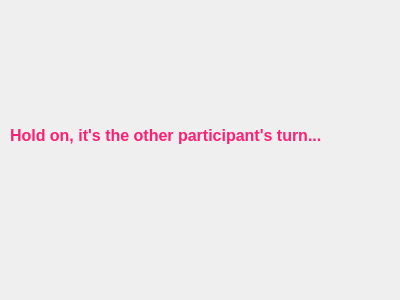
<?xml version="1.0" encoding="UTF-8"?>
<ui version="4.0">
 <class>Dialog</class>
 <widget class="QDialog" name="Dialog">
  <property name="windowModality">
   <enum>Qt::ApplicationModal</enum>
  </property>
  <property name="geometry">
   <rect>
    <x>0</x>
    <y>0</y>
    <width>400</width>
    <height>300</height>
   </rect>
  </property>
  <property name="focusPolicy">
   <enum>Qt::StrongFocus</enum>
  </property>
  <property name="windowTitle">
   <string>Just a second...</string>
  </property>
  <property name="modal">
   <bool>true</bool>
  </property>
  <widget class="QLabel" name="label">
   <property name="geometry">
    <rect>
     <x>10</x>
     <y>110</y>
     <width>381</width>
     <height>51</height>
    </rect>
   </property>
   <property name="font">
    <font>
     <pointsize>12</pointsize>
     <weight>75</weight>
     <bold>true</bold>
    </font>
   </property>
   <property name="styleSheet">
    <string notr="true">color: rgb(255, 30, 116);</string>
   </property>
   <property name="text">
    <string>Hold on, it's the other participant's turn...</string>
   </property>
   <property name="wordWrap">
    <bool>true</bool>
   </property>
  </widget>
 </widget>
 <resources/>
 <connections/>
</ui>
